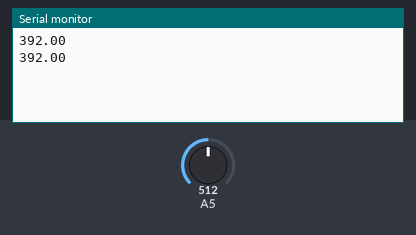
The sketch below on a simulated Arduino Uno, built with avr-gcc and run on an emulated ATmega328P. Shown: the last lines printed to the serial monitor. Inputs (shaded band) come from the test bench; at power-on: A5 = 512.

Above: at 4.8 s.
4.9 s: A5 set to 716
At 6.4 s:
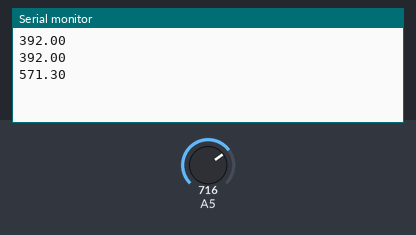
7.9 s: A5 set to 900
At 9.2 s:
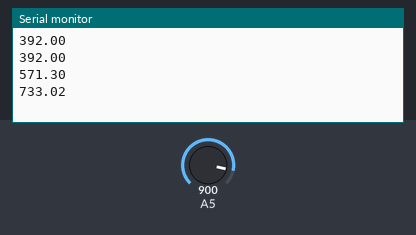
Timing chart, 0 to 10.9 s (numbered marks = the images above; inputs shaded):
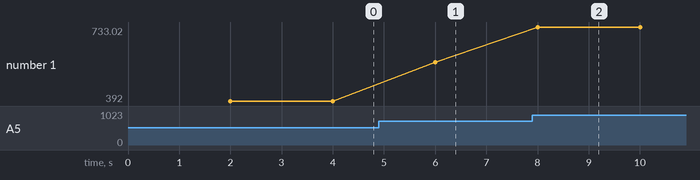

Measured:
- after the input at 4.9 s, the serial monitor: prints a new line after 1.1 s (image 1)
- after the input at 7.9 s, the serial monitor: prints a new line after 0.10 s (image 2)
- plotted number 1: 392 → 571.3 after the input at 4.9 s, 571.3 → 733.02 after the input at 7.9 s

The sketch:

TemperatureController.ino
```cpp
#include "TemperatureSensor.h"

/*
 Name:		TemperatureController.ino
 Purpose:	Control temperature based on temperature sensor and heating element attached to relay.
 Created:	9/6/2016 5:11:26 PM
 Author:	Pasquale Ranalli
*/

TemperatureSensor tempSensor(5);
//const int RELAY1_PIN = 5;
//const int RELAY2_PIN = 6;

void setup() {
	Serial.begin(9600);
	//pinMode(RELAY1_PIN, OUTPUT);
	//pinMode(RELAY2_PIN, OUTPUT);
}

// the loop function runs over and over again until power down or reset
void loop() {
	delay(2000);
	Serial.println(tempSensor.getTempFahrenheit());
}
```

TemperatureSensor.cpp
```cpp
#include "TemperatureSensor.h"
#include "Arduino.h"

TemperatureSensor::TemperatureSensor(int x)
{
	pin = x;
	pinMode(pin, INPUT);
}

float TemperatureSensor::getTempFahrenheit()
{
	float tempC = getTempCelsius();
	return (tempC * 9 / 5) + 32;
}

float TemperatureSensor::getTempCelsius()
{
	float voltage = getVoltage();
	return (voltage - 0.5) * 100;
}

float TemperatureSensor::getVoltage()
{
	int reading = analogRead(pin);
	return reading * 0.004882814;
}
```

TemperatureSensor.h
```cpp
/*
	TemperatureSensor is a class designed to represent a TMP36 sensor
	being read from an Arduino.  It provides an abstraction for getting
	temperature readings.

	@author: Pasquale Ranalli
*/
class TemperatureSensor
{
	int pin;
public:
	TemperatureSensor(int x);
	float getTempFahrenheit();
	float getTempCelsius();

private:
	float getVoltage();
};
```
